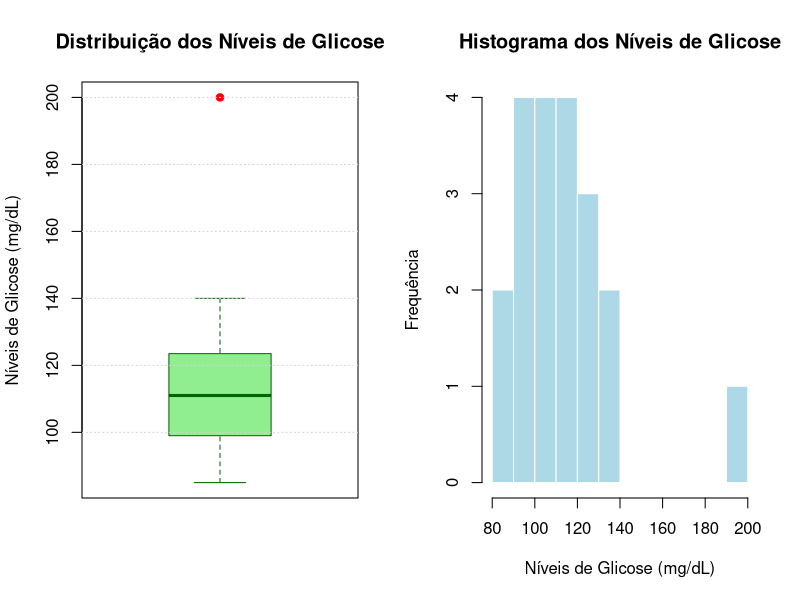
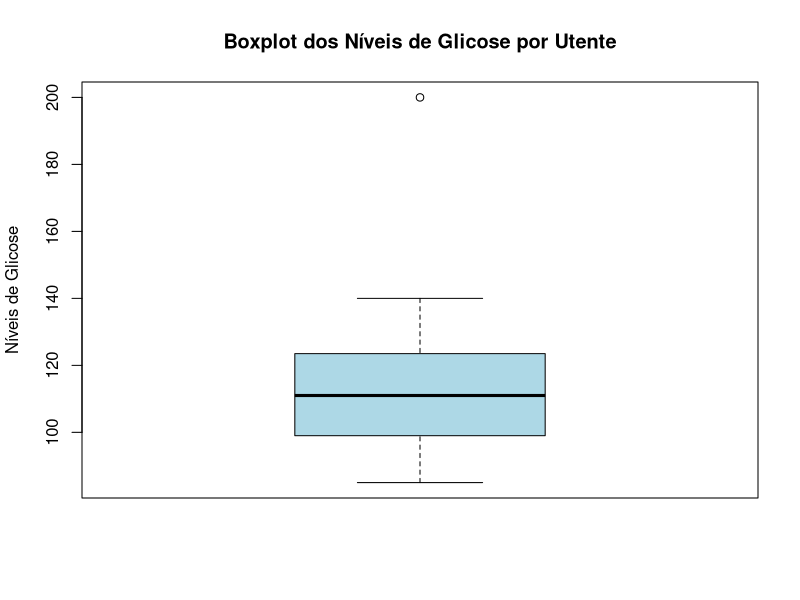

The R script that drew these images, in order:
dados <- scan("niveis_glicose_por_utente.csv", sep = ",", quiet = TRUE)
dados_ordenados <- sort(dados)

frequencia_absoluta <- table(dados_ordenados)
frequencia_relativa <- frequencia_absoluta / length(dados_ordenados)
frequencia_absoluta_acumulada <- cumsum(frequencia_absoluta)
frequencia_relativa_acumulada <- cumsum(frequencia_relativa)

tabela_frequencias <- data.frame(
  "Níveis de Glicose" = names(frequencia_absoluta),
  "fi" = as.vector(frequencia_absoluta),
  "fr" = round(as.vector(frequencia_relativa), 3),
  "Fi" = as.vector(frequencia_absoluta_acumulada),
  "Fr" = round(as.vector(frequencia_relativa_acumulada), 3)
)

library(knitr)
kable(tabela_frequencias, caption = "Tabela de Frequências dos Níveis de Glicose por Utente")

cat("Níveis de Glicose por Utente (Ordenados): ")
cat(dados_ordenados, "\n")

par(mfrow = c(1, 2))

boxplot(dados,
        main = "Distribuição dos Níveis de Glicose",
        ylab = "Níveis de Glicose (mg/dL)",
        col = "lightgreen",
        border = "darkgreen",
        notch = FALSE,
        outpch = 19,
        outcol = "red")

grid(nx = NA, ny = NULL)

hist(dados,
     main = "Histograma dos Níveis de Glicose",
     xlab = "Níveis de Glicose (mg/dL)",
     ylab = "Frequência",
     col = "lightblue",
     border = "white",
     breaks = 10)

par(mfrow = c(1, 1))

png("boxplot_glicose.png", width = 800, height = 600)
boxplot(dados,
        main = "Boxplot dos Níveis de Glicose por Utente",
        ylab = "Níveis de Glicose",
        col = "lightblue",
        horizontal = FALSE)
dev.off()
cat("\nBoxplot guardado como 'boxplot_glicose.png'\n")
